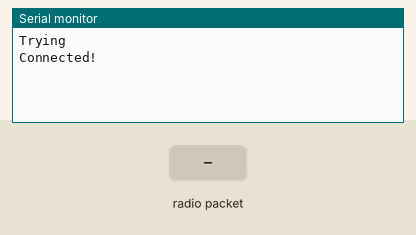
Simulated run of this program. Board: Seeed XIAO ESP32-S3. Shown: the last lines printed to the serial monitor. The inputs (shaded band) are chosen by the test bench. No radio packets arrive unless stated.

Above: at 1.2 s.
1.3 s: radio packet "5" arrives
At 1.9 s:
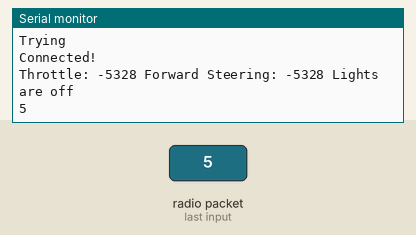
2.8 s: radio packet "90" arrives
At 4.0 s:
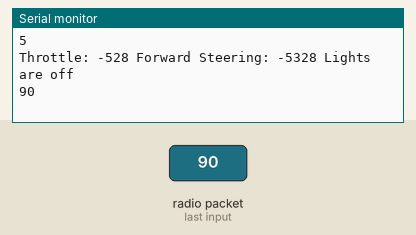
4.3 s: radio packet "200" arrives
At 5.4 s:
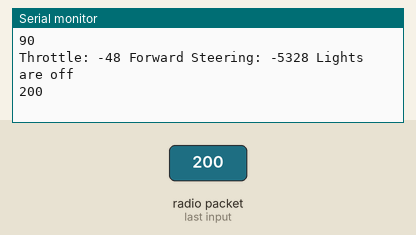

The program:

main.cpp
```cpp
#include <SPI.h>
#include <LoRa.h>
#include <Arduino.h>

#define RESET D6
#define NSS D7
#define DI00 5
#define SCK D8  // SPI Clock
#define MISO D9  // SPI Data Master In Slave Out
#define MOSI D10  // SPI Data Master Out Slave In

char dir = '0';
char throttle[3] = {'0', '0', '0'};
char steering[3] = {'0', '9', '0'};
char lights = '0';
int i;
char vals[8];

void setup() {
  Serial.begin(9600);

  SPI.begin(SCK, MISO, MOSI, NSS);

  LoRa.setPins(NSS, RESET, DI00);
  Serial.println("Trying");
  if (!LoRa.begin(433000000)) {
    Serial.println("Starting LoRa failed!");
    while (1){
      Serial.println("FAIL");
    }
  }
  Serial.println("Connected!");
  LoRa.setSyncWord(0x34);

  // pinMode(BUILTIN_LED, OUTPUT);
}

void loop() {
  i = 0;
  int packetSize = LoRa.parsePacket();
  if (packetSize) {
    while (LoRa.available()) {
      vals[i] = (char)LoRa.read();
      ++i;
    }

    dir = vals[0];
    throttle[0] = vals[1] - '0';
    throttle[1] = vals[2] - '0';
    throttle[2] = vals[3] - '0';
    steering[0] = vals[4] - '0';
    steering[1] = vals[5] - '0';
    steering[2] = vals[6] - '0';
    lights = vals[7];

    int throttleValue = throttle[0] * 100 + throttle[1] * 10 + throttle[2];
    int steeringValue = steering[0] * 100 + steering[1] * 10 + steering[2];

    Serial.print("Throttle: ");
    // for (int j = 0; j < 3; ++j) {
    //   Serial.print(throttle[j]);
    // }
    Serial.print(throttleValue);
    Serial.print(String(dir).toInt() ? " Forward " : " Backward ");
    Serial.print("Steering: ");
    // for (int j = 0; j < 3; ++j) {
    //   Serial.print(steering[j]);
    // }
    Serial.print(steeringValue);
    Serial.print(" Lights are ");
    Serial.print(String(lights).toInt() ? "on" : "off");
    Serial.println();
    Serial.println(String(vals));
  }
}
```

Measured:
- after the input at 1.3 s, the serial monitor: prints a new line at once (image 1)
- after the input at 2.8 s, the serial monitor: prints a new line at once (image 2)
- after the input at 4.3 s, the serial monitor: prints a new line at once (image 3)
